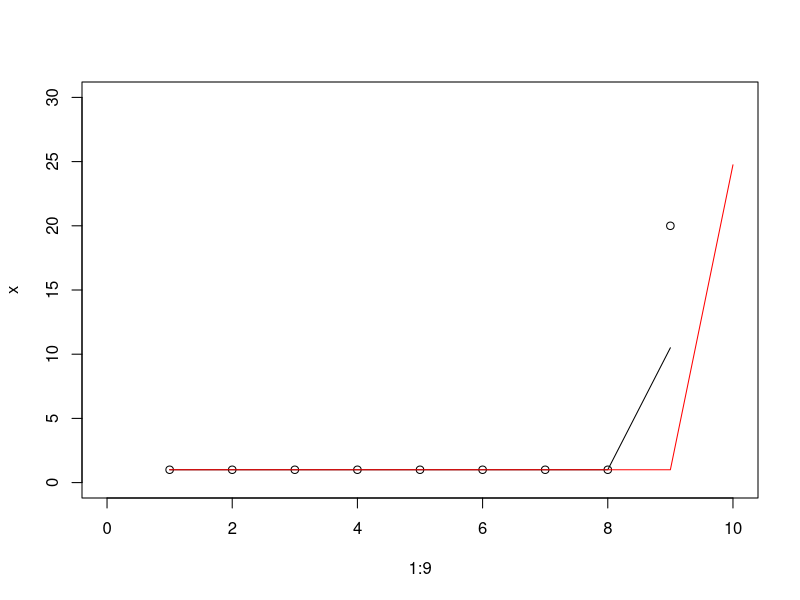
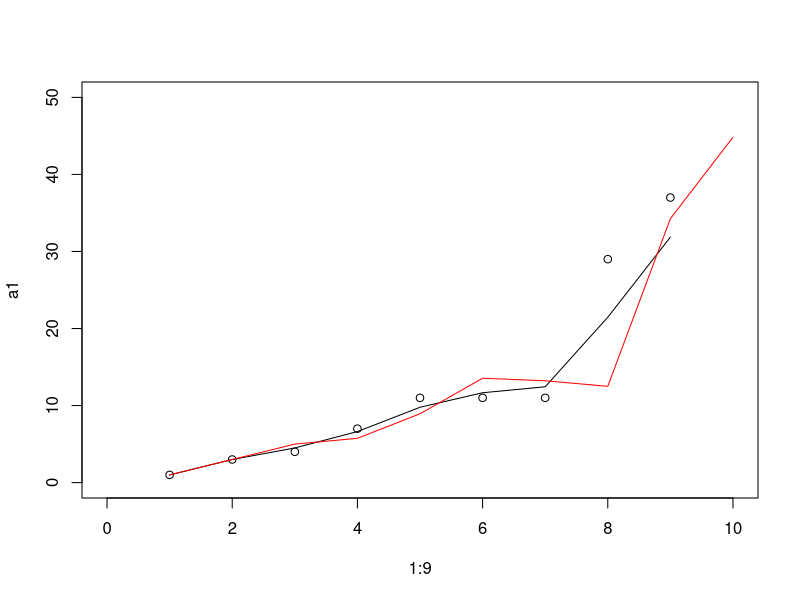
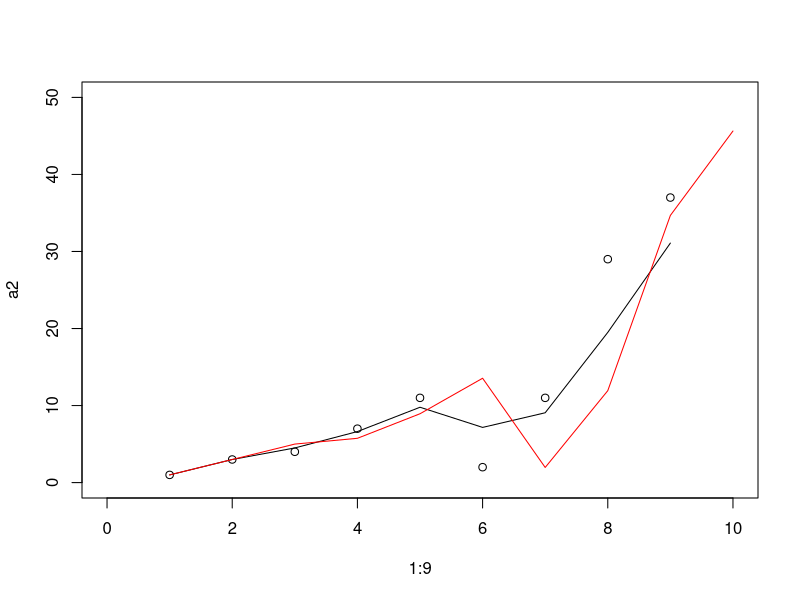

These figures' R source, in order:

#Problems with OLD MV Model
#Biased Estimators
#Hindsight Bias
#Not Weighted Through time

#OLD MEAN DEMO
a1<-c(1,3,4,7,11,11,11,29,37)
r1=(a1[-1]-a1[-length(a1)])/a1[-length(a1)]
mean(r1)
var(r1)

a2<-c(1,3,4,7,11,2,11,29,37)
r2=(a2[-1]-a2[-length(a2)])/a2[-length(a2)]
mean(r2)
var(r2)

#new MV
gao_smooth<-function(x,alpha=.5,beta=.5,gamma=0){
  
  smoothed<-c(x[1],x[2],rep(0,length(x)-2))
  b_trend<-c(0,x[2]-x[1],rep(0,length(x)-2))
  predict<-c(x[1],x[2],rep(0,length(x)-1))
  for(t in 3:length(x)){
    smoothed[t]=alpha*x[t] + (1-alpha)*(smoothed[t-1]+b_trend[t-1])
    b_trend[t]=beta*(smoothed[t]-smoothed[t-1])+(1-beta)*b_trend[t-1]
    predict[t]=gamma*x[t-1]+(1-gamma)*smoothed[t-1]+b_trend[t-1]
  }
  predict[t+1]=gamma*x[t]+(1-gamma)*smoothed[t]+b_trend[t]
  return(list(smoothed,predict))
}

x<-c(1,1,1,1,1,1,1,1,20)
plot(1:9,x,xlim=c(0,10),ylim=c(0,30))
smoothed<-gao_smooth(x,gamma=1)
lines(smoothed[[1]]) #smoothed
lines(smoothed[[2]],col="red") #predict
(smoothed[[2]][length(smoothed[[2]])]-20)/20#new mean
resid<-(smoothed[[2]][-10]-x)/x
MSS<-sum(resid)/9
MSS

plot(1:9,a1,xlim=c(0,10),ylim=c(0,50))
smoothed<-gao_smooth(a1,gamma=1)
lines(smoothed[[1]]) #smoothed
lines(smoothed[[2]],col="red") #predict
(smoothed[[2]][length(smoothed[[2]])]-37)/37#new mean
resid<-(smoothed[[2]][-10]-a1)/a1
MSS<-sum(resid)/9
MSS

plot(1:9,a2,xlim=c(0,10),ylim=c(0,50))
smoothed<-gao_smooth(a2,gamma=1)
lines(smoothed[[1]]) #smoothed
lines(smoothed[[2]],col="red") #predict
(smoothed[[2]][length(smoothed[[2]])]-37)/37#new mean
resid<-(smoothed[[2]][-10]-a2)/a2
MSS<-sum(resid)/9
MSS







